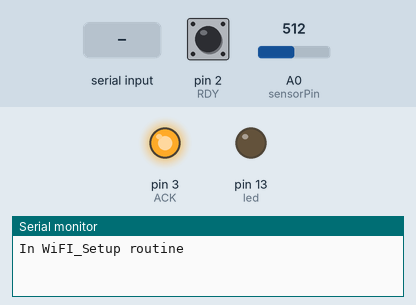
The sketch below on a simulated Arduino Mega 2560, built with avr-gcc and run on an emulated ATmega2560. On the bench: output pins drawn as LEDs (lit = HIGH), the last lines printed to the serial monitor. The inputs (shaded band) are chosen by the test bench; at power-on: pin 2 (RDY) HIGH, A0 (sensorPin) = 512. Pins used as bus, display or sensor lines are not drawn.

Above: at 1.8 s.
1.9 s: pin 2 (RDY) pulled LOW for 0.15 s
At 3.1 s:
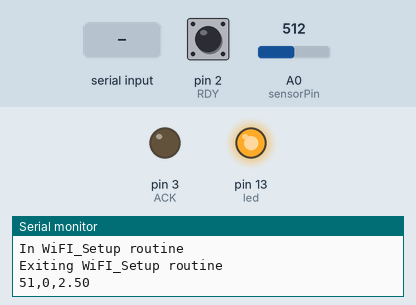
3.5 s: "1\n" received over the second serial link
At 6.3 s:
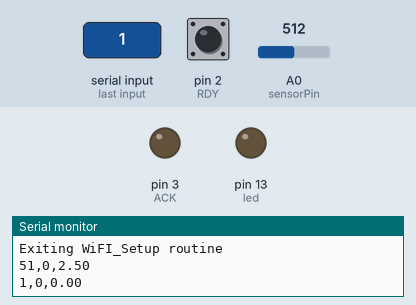
Timing chart, 0 to 7.8 s (numbered marks = the images above; inputs shaded):
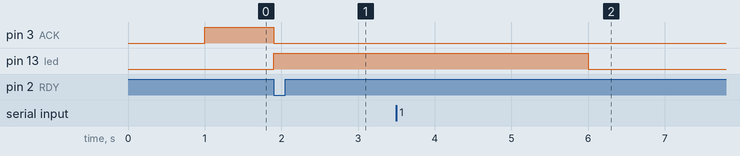

Measured:
- after the input at 1.9 s, pin 3 (ACK): HIGH → LOW at once; pin 13 (led): LOW → HIGH at once
- after the input at 3.5 s, pin 13 (led): HIGH → LOW after 2.5 s

The sketch:

FYDE_Project_Mega_Rev_2.ino
```cpp
/******************************************************

 RUN ME ON YOUR MEGA!!!

 This program sends your network and blynk token information
 to the WiFi module over serial, then should recieve characters over
 serial from the WiFi module in return.

 1) Wire Module:
 Wire according to this picture: https://www.forward.com.au/pfod/ESP8266/GPIOpins/ESP8266_01.jpg
 - Connect VCC and CH_PD to 3.3V on the arduino
 - Connect RX1 on the mega to TX on the programmer
 - Connect TX1 on the mega to RX on the programmer
 - Connect GND to GND

 2) Go to Tools -> Board and select Arduino/Genuino Mega or Mega 2560

 3) Sign up for Blynk (https://www.blynk.cc/) and install the app on your phone.
 MAKE SURE TO CREATE AND WRITE DOWN YOUR TOKEN!!!
 Then, go to Sketch -> Include Library -> Manage Libraries and search 'Blynk' and
 install the library

 4) Change the network name, password, and blynk token in the code to reflect your own

 5) Finish writing the serial recieve in the 'void loop()'
 It needs to:
 - Continuously look for serial input on Serial 1
 - Take any character recieved on Serial 1 and print
 the data out through the main Serial

 6) Open a serial monitor by going to
 Tools -> Serial Monitor and set to 9600 baud once open to see output
 and run!

 *****************************/
#include <SimpleTimer.h>


#define RDY     2       // Input from 8266
#define ACK     3       // Output to 8266
#define ESP_RST 4       // Reset to ESP
#define led     13

int     Pin_Number  = 255;
int     Pin_Integer = 0;
float   Pin_Float   = 0.0;

char    ssid[256]  = "Beaubien";
char    pass[256]  = "bullybully";
char    auth[256]  = "3267e5ebd9a14724862a96767a5f73b1";


// **********************************
void DebugPrint(void) {

  Serial.print(Pin_Number);
  Serial.print(",");
  Serial.print(Pin_Integer);
  Serial.print(",");
  Serial.println(Pin_Float);
}

// =====================================================================
// This routine sets up the Wifi connection
// =====================================================================

void Wifi_Setup(void) {
  Serial.println("In WiFI_Setup routine");

  char inchar = '0';      // Assign NULL value

  //while ((digitalRead(RDY) != 1) or (Serial.available() == 0))
  while ((digitalRead(RDY) != 1))

  {       // Wait for ESP8266 indicate it is ready for programming data
      Serial.println("Waiting for data from ESP");
      delay(2000);
  }

  digitalWrite(ACK, HIGH);    // Acknowledge that RDY went HIGH

  Serial1.print(auth);        // This data is shipped in CSV format
  Serial1.print(",");
  Serial1.print(ssid);
  Serial1.print(",");
  Serial1.print(pass);
  Serial1.print(",");         // NOTE: Dangling comma is needed for the 8266 code
  Serial1.print("\n");

  while ((digitalRead(RDY) != 0))  {

    if ((Serial1.available() > 0)) {

        inchar = Serial1.read();  // assigns one byte as serial.read()'s only input one byte at a time
        Serial.print(inchar);
    }
    else if (Serial1.available() == 0) {

    }
  }
  digitalWrite(ACK, LOW);     // Acknowledge that RDY went LOW

  Serial.println("Exiting WiFI_Setup routine");

}

// =====================================================================
// This routine reads the serial input from the ESP8266 to the MEGA
// =====================================================================

void ESP8266_to_Mega(void) {

  while (Serial1.available() > 0) {
    //Serial.println("In serial input");
    // look for the next valid integer in the incoming serial stream:

    Pin_Number  = Serial1.parseInt();
    Pin_Integer = Serial1.parseInt();
    Pin_Float   = Serial1.parseFloat();

    // Look for the newline.
    if (Serial1.read() == '\n') {
      //DebugPrint();
    }
  Parser();
  }

}


int Val = 50;
int led_val = 4;
int brightness = 255;

// **********************************
void Parser(void) {
  //Serial.println("In the parser");

  if((Pin_Number == 1) && (Pin_Integer == 1))  {

    DebugPrint();
    digitalWrite(led, HIGH);

    Serial1.print(Val);
    Serial1.print(",");
    Serial1.print(Pin_Integer);
    Serial1.print(",");
    Serial1.print(Val*Val);
    Serial1.print("\n");

    Serial1.print(led_val);
    Serial1.print(",");
    Serial1.print(brightness);
    Serial1.print(",");
    Serial1.print(Pin_Integer);
    Serial1.print("\n");
  }

  if((Pin_Number == 1) && (Pin_Integer == 0))  {
    DebugPrint();
    digitalWrite(led, LOW);

    Serial1.print(Val);
    Serial1.print(",");
    Serial1.print(Pin_Integer);
    Serial1.print(",");
    Serial1.print(Val*Val*8.39);
    Serial1.print("\n");

    Serial1.print(led_val);
    Serial1.print(",");
    Serial1.print(Pin_Integer);
    Serial1.print(",");
    Serial1.print(Val);
    Serial1.print("\n");

  }

  if (Pin_Number == 5) {
    brightness = Pin_Integer;

    DebugPrint();

    Serial1.print(led_val);
    Serial1.print(",");
    Serial1.print(brightness);
    Serial1.print(",");
    Serial1.print(Pin_Integer);
    Serial1.print("\n");
  }

}

int sensorPin = A0;    // select the input pin for the potentiometer
float sensorValueOld = 0.0;  // variable to store the value coming from the sensor
float sensorValueNew = 0.0;

// **********************************
void ReadSensors(void) {

  sensorValueNew = analogRead(sensorPin);

  if (abs(sensorValueNew - (sensorValueOld)) > 0) {
    Serial1.print(51);
    Serial1.print(",");
    Serial1.print(0);
    Serial1.print(",");
    Serial1.print((sensorValueNew/1023)*5);
    Serial1.print("\n");

    Serial.print(51);
    Serial.print(",");
    Serial.print(0);
    Serial.print(",");
    Serial.print((sensorValueNew/1023)*5);
    Serial.print("\n");
    sensorValueOld = sensorValueNew;

    //Serial.print("Analog pin value = ");
    //Serial.print((sensorValueNew/1023)*5);
    //Serial.print("V \n");
  }
}


// ----------------------------------------------------------------------------
// ----------------------------------------------------------------------------
//
// THIS IS THE MAIN SETUP CODE. IT IS ONLY RUN ONCE
//
// ----------------------------------------------------------------------------
// ----------------------------------------------------------------------------

void setup() {
  pinMode(led, OUTPUT);
  pinMode(RDY, INPUT_PULLUP); // RDY Signal from 8266 (default is HIGH)
  pinMode(ACK, OUTPUT);       // ACK Signal to 8266
  pinMode(ESP_RST, OUTPUT);
  digitalWrite(ACK, LOW);     // Negate RDY signal to 8266
  digitalWrite(ESP_RST, LOW); // Assert reset to ESP8266

  // Start serial port at 9600 bps and wait for port to open:
  Serial.begin(9600);
  while (!Serial) {
    ; // wait for serial port to connect. Needed for native USB port only
  }


  Serial1.begin(9600);
  while (!Serial1) {
    ; // wait for serial port to connect. Needed for native USB port only
  }
  digitalWrite(ESP_RST, HIGH); // Negate reset to ESP8266

  delay(1000);

  Wifi_Setup();

  digitalWrite(led, HIGH);
}

// ----------------------------------------------------------------------------
// ----------------------------------------------------------------------------
//
// THIS IS THE MAIN LOOP. IT RUNS CONTINOUSLY
//
// ----------------------------------------------------------------------------
// ----------------------------------------------------------------------------

void loop() {

  ESP8266_to_Mega();
  //Execute();
  delay(400);
  ReadSensors();
  delay(300);
}
```
